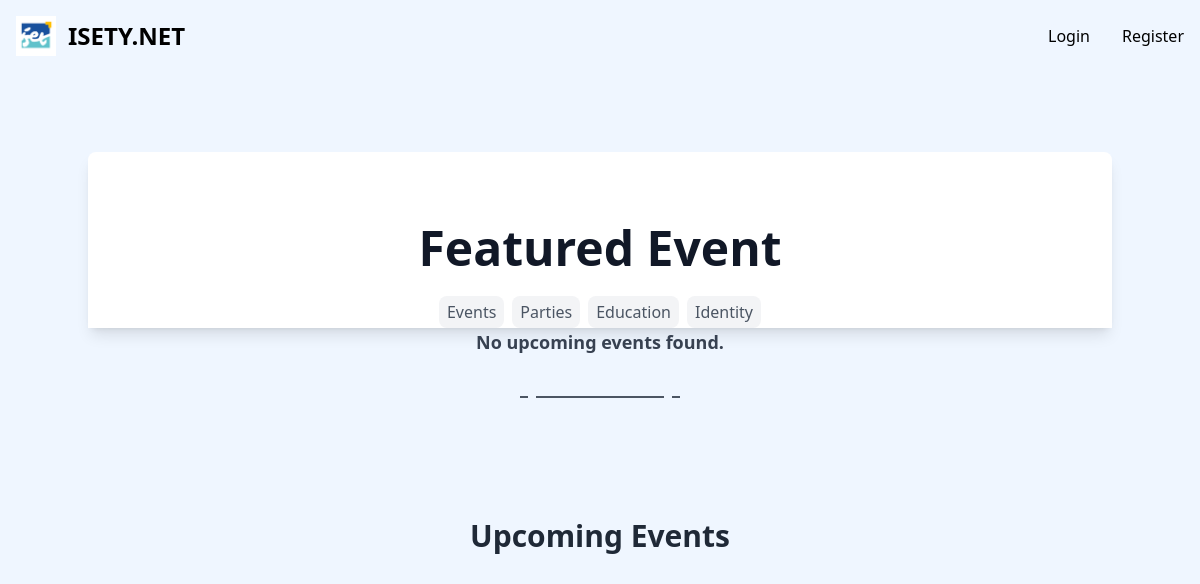
Before: /event/ with the older database file.
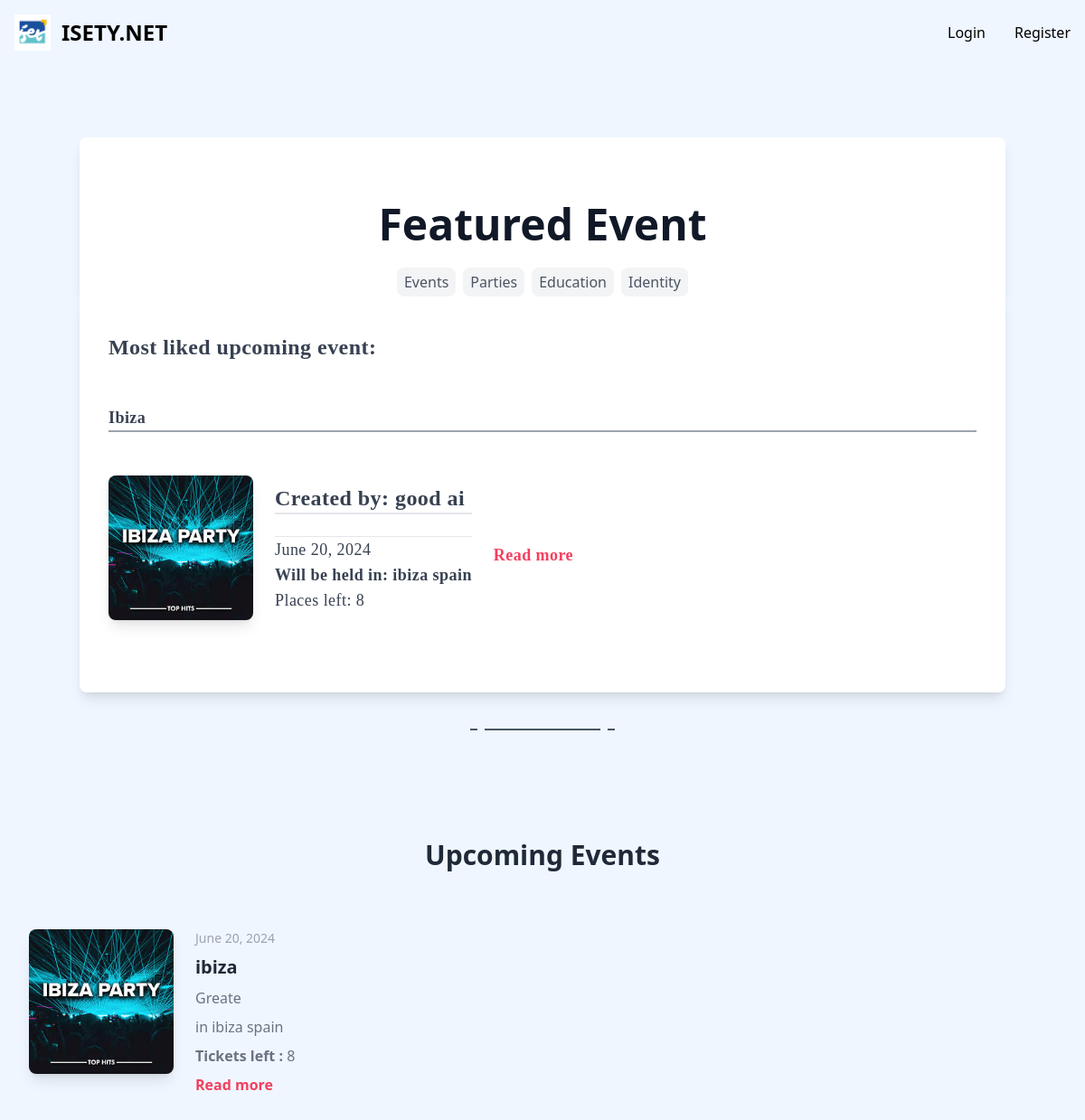
After: the same page with the newer database file.
### isety/models.py (models this page shows, shortened)
class Evenement(models.Model):
    user = models.ForeignKey(User,on_delete=models.CASCADE)
    title = models.CharField(max_length=255)
    description = models.TextField()
    place = models.CharField(max_length=255)
    contact_Event = models.CharField(max_length=255)
    date_enev = models.DateField()
    heure_deb = models.TimeField()
    heure_fin = models.TimeField()
    place_dispo = models.IntegerField()
    img = models.ImageField(blank=True ,upload_to='event_photos')
    price = models.FloatField(default=0.0)
    interest = models.IntegerField(default=0)

class User(AbstractUser):
    username = None
    email = models.EmailField(_("email address"), unique=True)
    first_name = models.CharField(max_length=50)
    last_name = models.CharField(max_length=50)
    photo = models.ImageField(upload_to='user_photos', null=True, blank=True)
    telnum = models.CharField(max_length=8, default='00000000' ,null=True)
    friends = models.ManyToManyField("User", related_name='user_friends',blank=True)
    USERNAME_FIELD = "email"
    REQUIRED_FIELDS = []
    objects = CustomUserManager()

### isety/views.py (the view)
# urls.py: path('event/', views.event_list, name='event_list'),
def event_list(request):
    events = Evenement.objects.filter(date_enev__gte=timezone.now())
    past_events = Evenement.objects.filter(date_enev__lt=timezone.now())
    past_events.delete()
    most_liked_event = Evenement.objects.annotate(
        num_interests=Count('event_intrest')
    ).order_by('-num_interests').first()
    return render(request, 'event/event_list.html', {
        'events': events,
        'most_liked_event': most_liked_event
    })

### isety/context_processors.py (called while the page is built)
def notifications(request):
    if request.user.is_authenticated:
        notifications = Notification.objects.filter(recipient=request.user, is_read=False).order_by('-timestamp')
        friend_requests = FriendRequest.objects.filter(to_user=request.user, is_accepted=False)
    else:
        notifications = []
        friend_requests = []
    return {'notifications': notifications, 'friend_requests': friend_requests}

### isety/templates/event/event_list.html (shortened to what the changed rows need)
{% extends "base.html" %}
{% block content %}
<main>
  <article>
    <header class="mx-auto mt-20 max-w-screen-lg rounded-t-lg bg-white pt-16 text-center shadow-lg">
      <h1 class="mt-2 text-4xl font-bold text-gray-900 sm:text-5xl">Featured Event</h1>
      <div class="mt-6 flex flex-wrap justify-center gap-2">
      </div>
      <img class="-z-10 absolute top-4 left-0 mt-10 h-96 w-full object-cover" src="/media/site_pngs/event-bg.jpg" alt="" />
    </header>
    {% if most_liked_event %}
    <div class="mx-auto max-w-screen-lg space-y-12 rounded-b-lg bg-white px-8 pt-10 pb-20 font-serif text-lg tracking-wide text-gray-700 sm:shadow-lg">
      <h2 class="text-2xl font-semibold">Most liked upcoming event:</h2>
      <p class="justify-items-center font-bold capitalize border-b-2 border-gray-400">{{ most_liked_event.title }}</p>
      <article class="flex flex-col items-center gap-4 md:flex-row lg:gap-6">
        <a href="{% url 'event_detail' id=most_liked_event.id %}" class="group shrink-0 relative block h-56 w-full self-start overflow-hidden rounded-lg bg-gray-100 shadow-lg md:h-24 md:w-24 lg:h-40 lg:w-40">
          <img src="{{ most_liked_event.img.url }}" class="group-hover:scale-110 absolute inset-0 h-full w-full object-cover transition duration-200" />
        </a>
        <div>
          <h1 class="mb-6 border-b-2 font-bold text-2xl">Created by: {{ most_liked_event.user.first_name }}</h1>
          <hr>
          <p>{{ most_liked_event.date_enev }}</p>
          <p class="font-bold">Will be held in: {{ most_liked_event.place }}</p>
          <p>Places left: {{ most_liked_event.place_dispo }}</p>
        </div>
        <div class="mt-4">
          <a href="{% url 'event_detail' id=most_liked_event.id %}" class="active:text-rose-700 font-semibold text-rose-500 transition duration-100 hover:text-rose-600">Read more</a>
        </div>
      </article>
    </div>
    {% else %}
    <p class="text-center text-lg font-semibold text-gray-700">No upcoming events found.</p>
    {% endif %}
  </article>
</main>
<aside aria-label="Recent Posts" class="mx-auto mt-10 max-w-screen-xl py-20">
  <div class="mx-auto max-w-screen-xl px-4 md:px-8">
    <div class="mb-10 md:mb-16">
      <h2 class="mb-4 text-center text-2xl font-bold text-gray-800 md:mb-6 lg:text-3xl">Upcoming Events</h2>
    </div>
    <div class="grid gap-8 sm:grid-cols-2 sm:gap-12 lg:grid-cols-2 xl:grid-cols-2 xl:gap-16">
      {% for event in events %}
      <article class="flex flex-col items-center gap-4 md:flex-row lg:gap-6">
        <a href="{% url 'event_detail' id=event.id %}" class="group shrink-0 relative block h-56 w-full self-start overflow-hidden rounded-lg bg-gray-100 shadow-lg md:h-24 md:w-24 lg:h-40 lg:w-40">
          <img src="{{event.img.url}}" loading="lazy" alt="" class="group-hover:scale-110 absolute inset-0 h-full w-full object-cover object-center transition duration-200" />
        </a>
        <div class="flex flex-col gap-2">
          <span class="text-sm text-gray-400">{{ event.date_enev }}</span>
          <h2 class="text-xl font-bold text-gray-800">
            <a href="#" class="active:text-rose-600 transition duration-100 hover:text-rose-500">{{event.title}}</a>
          </h2>
          <p class="text-gray-500">{{event.description}}</p>
            <p class="text-gray-500">in {{event.place}}</p>
            <p class="text-gray-500"><strong>Tickets left  :</strong> {{event.place_dispo}}</p>
          <div>
            <a href="{% url 'event_detail' id=event.id %}" class="active:text-rose-700 font-semibold text-rose-500 transition duration-100 hover:text-rose-600">Read more</a>
          </div>
        </div>
      </article>
        {% endfor %}
    </div>
  </div>
</aside>
{% endblock %}

Changed rows visible on the page:
added Evenement: title "Ibiza", img (picture), user.first_name "good ai", date_enev "June 20, 2024", place "ibiza spain", place_dispo "8", title "ibiza", description "Greate"
Other visible differences:
text no longer shown: "No upcoming events found."
text now shown: "Most liked upcoming event: Created by: Will be held in: Places left: Read more"
